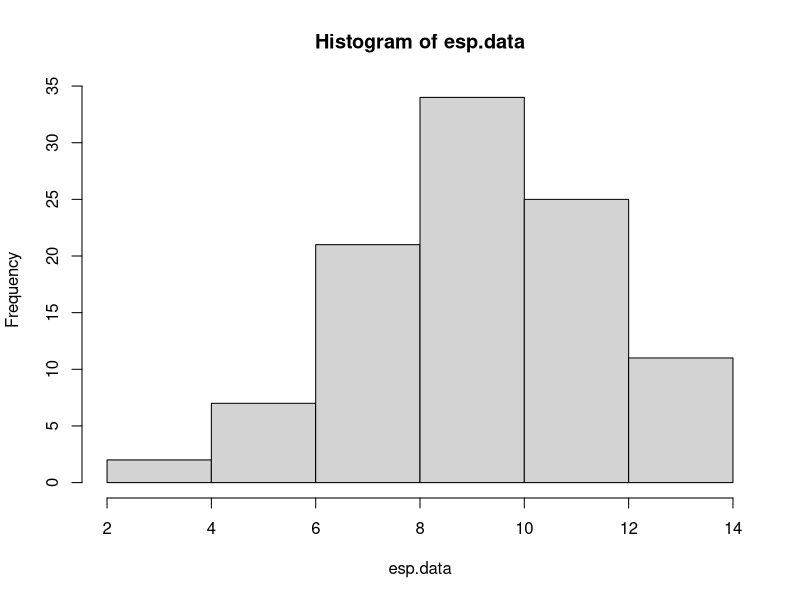
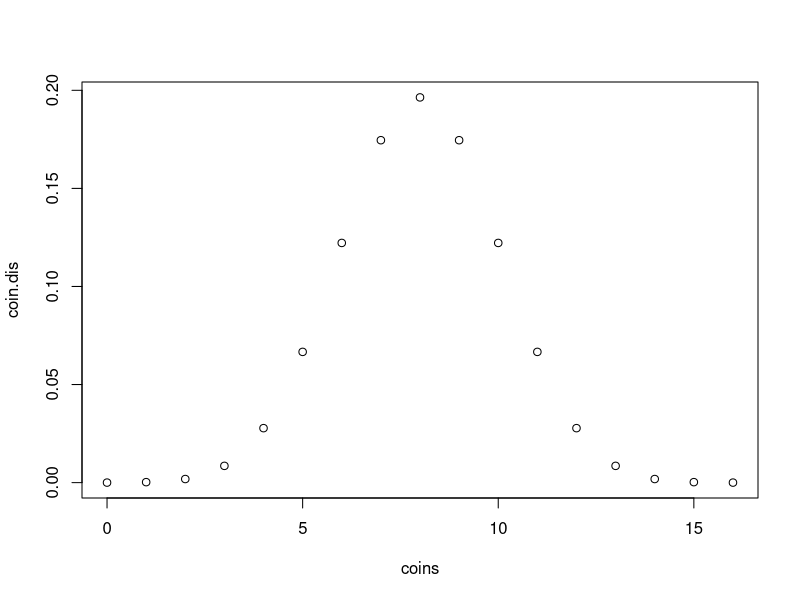
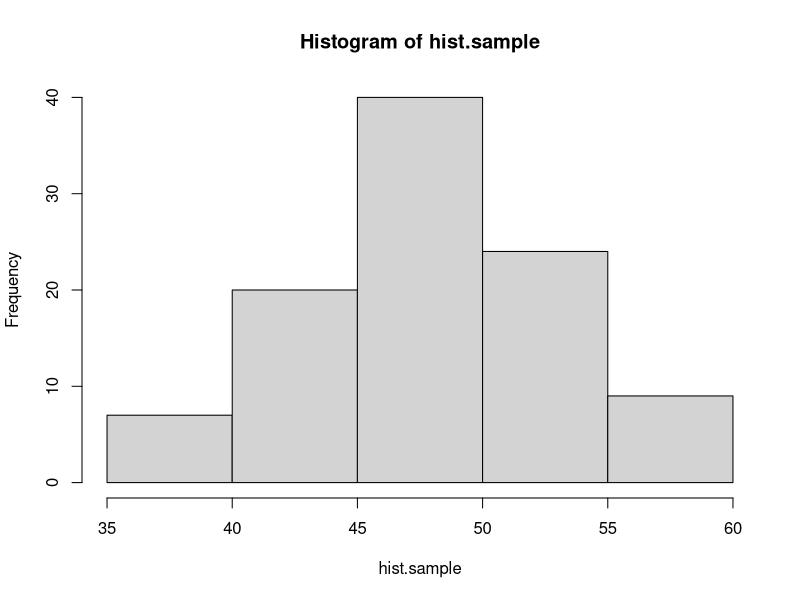
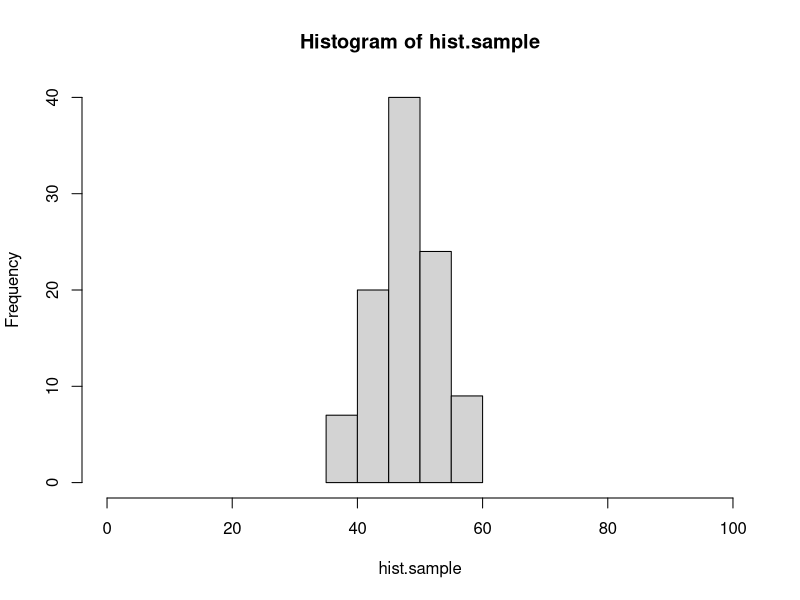
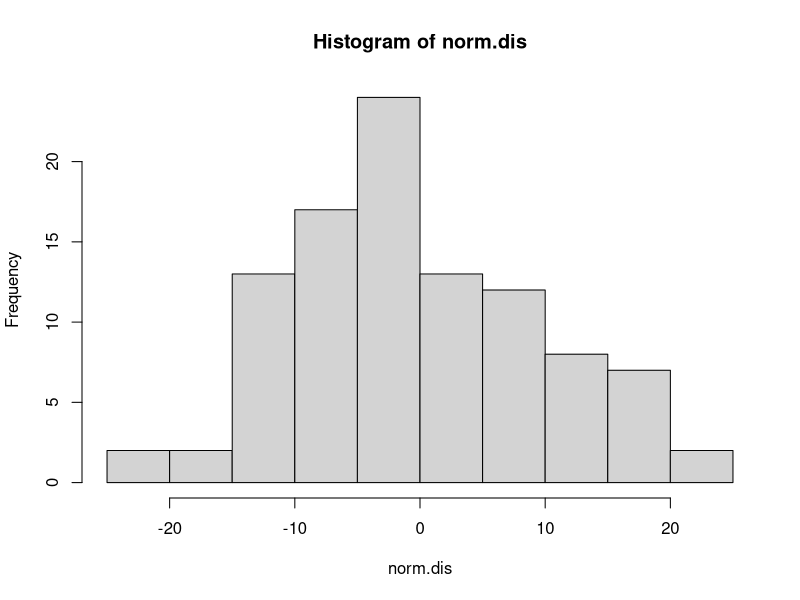
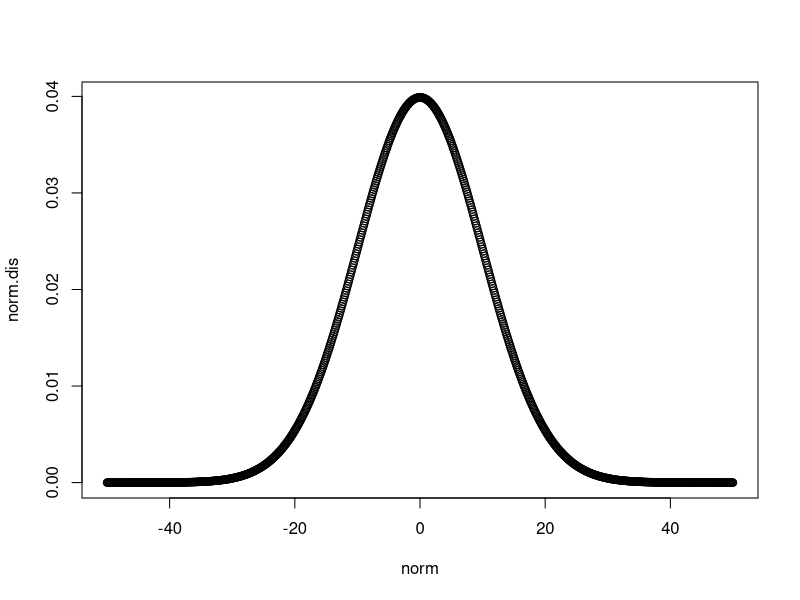

Source code (R) for these figures, in order:
#### practice with probability distributions ####

# calculating the likelihood requires understanding how to work
# with probability distributions. let's start with the binomial
# distribution.

# the binomial distribution describes the number of "success" in
# some number of "trials" given some probability of success. it 
# is the "coin flipping" distribution. 

# in R, we can draw a sample from a binomial distribution with rbinom()
# this isn't the first time you've seen rbinom, but here it is again, 
# with the parameters spelled out. you can try changing these to explore
# how the function works.

number.of.samples <- 2
number.of.trials.per.sample <- 10
probability.of.success <- 0.7

rbinom(number.of.samples, number.of.trials.per.sample, probability.of.success)

# below, use rbinom to create sample data for the following scenario.
# an experiment tests whether subjects have ESP. 100 subjects are each given
# the opportunity to predict whether a randomly generated number is odd or even.
# each subject makes 20 guesses.
# of course, ESP doesn't exist, so the probability of a successful guess is 0.50.
# store the result in a vector called esp.data
number.of.samples <- 100
number.of.trials.per.sample <- 20
probability.of.success <- 0.5

esp.data <- rbinom(number.of.samples, number.of.trials.per.sample, probability.of.success)

# a quick way to visualize a distribution is with the hist() function:
hist(esp.data)

# what if we want to know the probability of someone getting exactly 10 guesses
# correct out of 20, if they are randomly guessing? for that we use the density
# function of the binomial: dbinom()

value.to.check <- 10
number.of.trials <- 20
probability.of.success <- 0.5

dbinom(value.to.check, number.of.trials, probability.of.success)

# use dbinom to find out the probability of someone answering 87 out of 100
# questions correctly, if they have a 0.9 probability of giving a correct answer
# for each individual question.

value.to.check <- 87
number.of.trials <- 100
probability.of.success <- 0.9

dbinom(value.to.check, number.of.trials, probability.of.success)

# with dbinom, you can use a vector as the first argument, to check the probability
# of multiple values at the same time:

values <- c(3, 4, 5)
dbinom(values, 8, 0.5)

# using this shortcut, *plot* the full distribution (probability mass function)
# for flipping 16 fair coins, counting the total number of heads.
# hint: create one vector for the different possible outcomes
#       then use dbinom to calculate the probability of all of the elements in the vector
?seq
coins <- seq.int(0,16,1)
coin.dis <- dbinom(coins, 16, 0.5)
plot(coins, coin.dis)

# quick detour #

# here's a quick tip about plot() or hist()
# if you want to change the range on the x-axis, you can use the xlim argument:

hist.sample <- rbinom(100, 100, 0.5)
hist(hist.sample)
hist(hist.sample, xlim=c(0,100)) # compare this plot to the line above.

# the normal distribution ##

# normal (gaussian) distributions are characterized by two parameters: mean and standard deviation
# the mean is the the location of the peak of the distribution, and the sd controls the width.
# the smaller the sd, the more peaked the distribution is in the center.

# like the binomial, there are rnorm() and dnorm() functions.

# generate 100 samples from a normal distribution with mean 0 and standard deviation 10.
# then use hist() to create a histogram of these samples.

norm.dis <- rnorm(100, 0, 10)
hist(norm.dis)

# now plot the probability density function of this distribution.
# use the same strategy as you did above with the binomial to find the density of the normal
# distribution with mean 0 and sd 10 for values between -50 and 50. the distribution is continuous
# so, choose a reasonably small step size between values (remember the seq() function).

norm <- seq(-50,50,.1)
norm.dis <- dnorm(norm, 0, 10)
plot(norm, norm.dis)

#### practice calculating likelihoods ####

# here's some data from 10 participants in an ESP experiment like the one described
# above. each subject had 20 guesses. the number of correct guesses is reported.

esp.practice.data <- data.frame(subject=1:10, n.correct=c(11,10,6,10,6,12,10,8,9,11))

# calculate the likelihood (regular, not log) for this data for three different values
# of the probability of success parameter: 0.4, 0.5, and 0.6.
# hint: prod() will multiple all elements of a vector together

a <- prod(dbinom(esp.practice.data$n.correct, 20, 0.4))
b <- prod(dbinom(esp.practice.data$n.correct, 20, 0.5))
c <- prod(dbinom(esp.practice.data$n.correct, 20, 0.6))

# which parameter value of those options is most likely?
results <- c(a,b,c)
best.parameter <- which.max(results)

# here is a sample of response times for a single subject from a rapid decision making experiment.
rt.sample <- c(391.5845, 411.9970, 358.6373, 505.3099, 616.2892, 481.0751, 422.3132, 511.7213, 205.2692, 522.3433, 370.1850,
               517.4617, 332.3344, 316.8760, 395.5431, 231.7831, 399.8646, 238.9064, 299.7924, 474.7512, 271.6326, 423.4861,
               379.7867, 212.7789, 233.8291, 472.4591, 534.2131, 453.9655, 408.3443, 352.3001)

# calculate the **log** likelihood for this data assuming that it is generated by a normal
# distribution for each of the following parameters. 
# hint: sum() adds the numbers in a vector. log() is the natural log function, or log=T for dnorm().

# 1) mean 350, sd 50
a <- sum(dnorm(rt.sample, 350, 50, log=T))

# 2) mean 400, sd 50
b <- sum(dnorm(rt.sample, 400, 50, log=T))

# 3) mean 450, sd 50
c <- sum(dnorm(rt.sample, 450, 50, log=T))

# 4) mean 350, sd 100
d <- sum(dnorm(rt.sample, 350, 100, log=T))

# 5) mean 400, sd 100
e <- sum(dnorm(rt.sample, 400, 100, log=T))

# 6) mean 450, sd 100
f <- sum(dnorm(rt.sample, 450, 100, log=T))

# which parameter set has the highest likelihood?
results <- c(a,b,c,d,e,f)
# answer needed here.
best.answer <- which.max(results)

# here is a set of data for a subject in a categorization experiment, modeled with GCM.
# calculate the log likelihood of the parameters in the model (which i am not showing you).
# the point here is to know what to do when the model gives you a predicted probability
# of a response, and the data is either that response or not that response.
# hint: add a new column indicating the likelihood of each response, using mapply. then convert to log and add.
# if you do this correctly, the answer is -10.84249.

gcm.practice.data <- data.frame(correct.response = c(T, T, T, T, F, T, T, F, T, T, T, F, F, T, T, F, T, T, T, T),
                                gcm.probability.correct = c(0.84, 0.80, 0.84, 0.80, 0.79, 0.86, 0.89, 0.87, 0.69, 0.85, 0.75,
                                                            0.74, 0.82, 0.85, 0.87, 0.69, 0.83, 0.87, 0.80, 0.76))

gcm.practice.data$likelihood <- mapply(function(response, prob)
{
  if(response == T){return(prob)}
  else {return(1-prob)}
  },
  gcm.practice.data$correct.response, gcm.practice.data$gcm.probability.correct)

gcmloglikelihood <- sum(log(gcm.practice.data$likelihood))
gcmloglikelihood

#### maximum likelihood estimation ####

# the same search strategies we used for parameter fitting with rmse can be used with likelihoods,
# including grid search.

# here are the number of correct responses each subject gave in an experiment in which they had to
# decide if two images were the same or different. there were 40 trials for each subject
same.diff.data <- c(32, 29, 31, 34, 26, 29, 31, 34, 29, 31, 30, 29, 31, 34, 33, 27, 32, 29, 29, 27)

# we can model this experiment's data as 40 coin flips for each subject. use grid search to plot the likelihood
# function for values of theta (probability of a correct response) between 0.5 and 0.9, in steps of 0.01.
# start by writing a function that calculates the likelihood (not log) for the entire set of data given a value of theta.



likelihood.grid <- function(theta){
  coins <- seq.int(1,40,1)
  coin.dis <- dbinom(coins, 40, theta)
}

# then use sapply to run the function for each possible value of theta in the set. use seq() to generate the
# set of possible values. plot the set of values on the x axis and the corresponding likelihoods on the y axis.

theta.grid <- seq(0.5,0.9,0.01)

# the "true" underlying value i used to generate the data was 0.75. does that match up with the grid search?

## mle with optim()

# in this section, you'll do model recovery for a descriptive model of the linear relationship 
# between two continuous variables.

# let's assume that variable y is a linear function of variable x, such that:
# y = 4 + 0.8x

# create a vector of x values from 0 to 100, and the corresponding vector of y values,
# then plot these with x values on the x axis, and y values on the y axis.

# answer needed here.

# now let's assume that the relationship between x and y isn't perfect. there's a bit of random
# noise. add a random sample from a normal distribution with mean 0 and sd 10 to each y value.
# hint: there are 101 y values, so you need 101 samples.

# answer needed here.

# plot the data again, with the new noisy y values.

# answer needed here.

# there are three parameter values that control this plot,
# the intercept of the line: 4
# the slope of the line: 0.8
# the sd of the normal distribution: 10

# say that we observe a point of data, x = 20 and y = 27.
# the linear equation, y <- 4 + 0.8*x, predicts that when x is 20 y should also be 20.
4 + 0.8*20

# our model of this data assumes that the relationship is not perfect.
# we assume that there is noise so that when x is 20, the most likely value of y should be 4 + 0.8*x,
# but other values of y are possible. we describe the probability of different values of y with a normal
# distribution. when x is 20, then the normal distribution of y values is centered on 20, because the line
# says that y is 4 + 0.8x. using the normal distribution is helpful because it gives us a way to quantify
# how likely a value of 19 is compared to a value of 16, when x is 20.

# here's an example
x.observed <- 20
y.predicted <- 4 + 0.8*x.observed

# to find out the probability of y.observed=20, use dnorm()
# the mean of the normal distribution should be y.predicted (the distribution is centered on the line)
# and the sd of the normal is a parameter we will estimate, but for the demo below, is set to 10.
y.observed <- 20
dnorm(y.observed, y.predicted, 10)

# write the code to see how likely it is that y will be 33 when x is 29? (assuming sd = 10)
# the correct answer is 0.03371799...

# answer needed here.

# now generalize your solution to compute the likelihood of each value of y that you generated above.
# in other words, write the code that takes a vector of x and y values, and returns the probability
# of each pair given that the relationship between x and y is y <- 4 + 0.8*x and the normal distribution has an sd of 10.

# answer needed here.

# now generalize your solution one step further. write a function that takes in a vector of parameters,
# where parameters[1] is the intercept, parameters[2] is the slope, and parameters[3] is the sd of the normal,
# and returns the total **negative log likelihood**. remember, we want the negative log likelihood because
# optim() will find the set of parameters that minimizes a function.

# answer needed here.

# use optim() and Nelder-Mead to search for the best fitting parameters. remember to ensure that sd > 0
# and return NA if it is not.

# answer needed here.

# finally, plot the best fitting line on your points by using the abline() function, and the parameters that optim() found.

# answer needed here.